Frame 1 (no input): blank canvas, image omitted
Frame 60 (the mouse pressed at the canvas centre just before this capture): blank canvas, image omitted
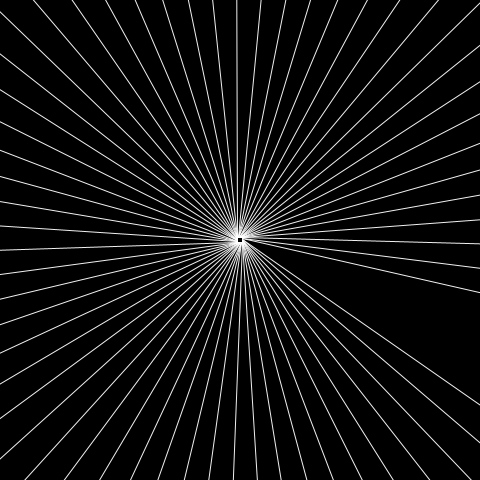
Frame 120 (the mouse held since frame 60 and released just before this capture)

The Processing sketch whose frames 1 and 60 were blank and that drew this single picture after the mouse press (run headless with seeded random() and noise(); from frame 60 on, the mouse is pressed at the canvas centre):

// Processing sketch: processing_152611
// ── processing_152611.pde

void setup()
{
size( 480,480 );
background( 0,0,0 );

noFill ();
}
void draw()
{

if (mousePressed) {
stroke(255,240);
translate(mouseX,mouseY);
rotate(frameCount/10.0);
line(mouseX,mouseY,3,0);
}
}
void keyReleased()
{
if (key=='c' || key=='C') {
background(0);
}
}
